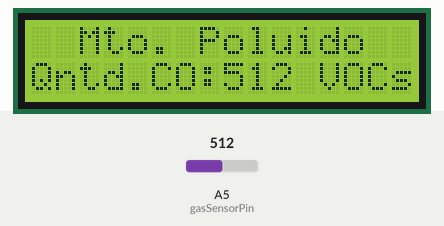
Recording of a sketch running on a simulated Arduino Uno, built with avr-gcc and run on an emulated ATmega328P. Shown: 16×2 character LCD. Inputs (shaded band) come from the test bench; at power-on: A5 (gasSensorPin) = 512.

Above: at 2.2 s.
2.3 s: A5 (gasSensorPin) set to 100
At 5.3 s:
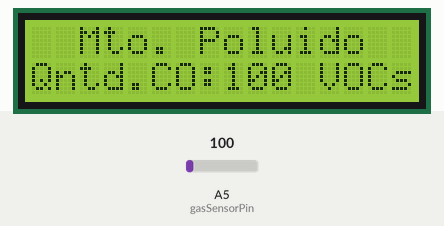
6.1 s: A5 (gasSensorPin) set to 82
At 7.8 s:
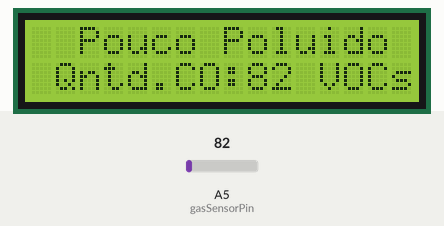
9.9 s: A5 (gasSensorPin) set to 50
At 10.3 s:
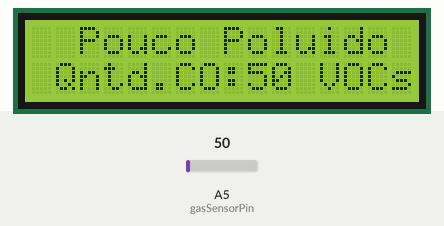
13.7 s: A5 (gasSensorPin) set to 41
At 16.6 s:
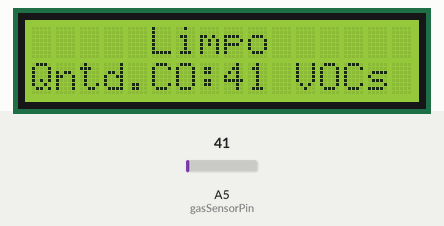
Timing chart, 0 to 18.1 s (numbered marks = the images above; inputs shaded):
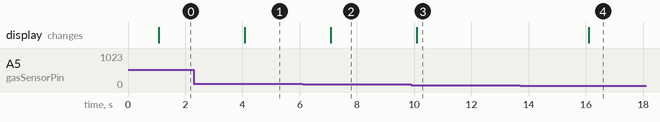

Measured:
- the behaviour switches between 91 and 90 on A5 (gasSensorPin) (found by bisection; images 1 and 2)
- the behaviour switches between 46 and 45 on A5 (gasSensorPin) (found by bisection; images 3 and 4)
- after the input at 2.3 s, the display: changes after 1.8 s (image 1)
- after the input at 6.1 s, the display: changes after 0.99 s (image 2)
- after the input at 9.9 s, the display: changes after 0.19 s (image 3)
- after the input at 13.7 s, the display: changes after 2.4 s (image 4)

The sketch:

main.ino
```cpp
#include <LiquidCrystal.h>

// Define os pinos do monitor
const int rs = 12, en = 11, d4 = 5, d5 = 4, d6 = 3, d7 = 2;
LiquidCrystal lcd(rs, en, d4, d5, d6, d7);

// Define o pino do sensor de gás
const int gasSensorPin = A5;

void setup() {
  // Inicializa o monitor com o número de colunas e linhas
  lcd.begin(16, 2);

  // Imprime uma mensagem de inicialização
  lcd.print("Inicializando...");

  // Espera um pouco para dar tempo ao monitor de se ajustar
  delay(1000);

  // Limpa a tela do monitor
  lcd.clear();

  // Imprime uma mensagem de boas-vindas
  lcd.print("Bem-vindo!");
}

void loop() {
  // Lê o valor do sensor de gás
  int valor = analogRead(gasSensorPin);

  // Limpa a tela do monitor
  lcd.clear();

  //Se a leitura for maior que 90 VOCS (Unidade de medida para qntdd de particulas CO no ar) ela tem um alto indice de poluição.
  if (valor > 90){
    lcd.setCursor(2, 0);
    lcd.print("Mto. Poluido");
    lcd.setCursor(0, 1);
    lcd.print("Qntd.CO:");
  	lcd.print(valor);
  	lcd.print(" VOCs");
  }
  else if (valor > 45){
  	lcd.setCursor(2, 0);
    lcd.print("Pouco Poluido");
    lcd.setCursor(1, 1);
    lcd.print("Qntd.CO:");
  	lcd.print(valor);
  	lcd.print(" VOCs");
  }
  else {
    lcd.setCursor(5, 0);
    lcd.print("Limpo");
    lcd.setCursor(0, 1);
    lcd.print("Qntd.CO:");
  	lcd.print(valor);
  	lcd.print(" VOCs");
  }


  // Espera 3 secs antes de imprimir novamente
  delay(3000);
}
```
